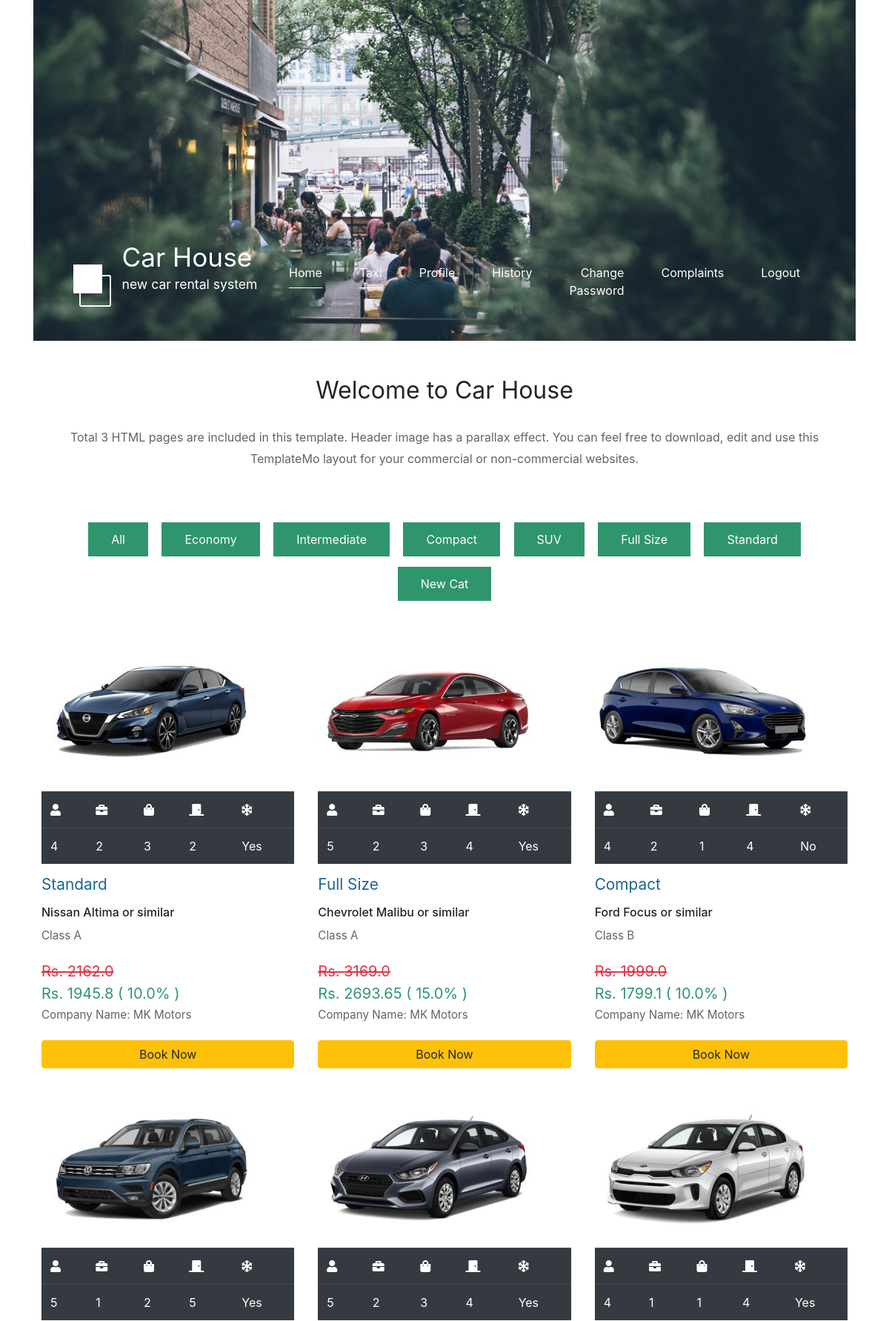
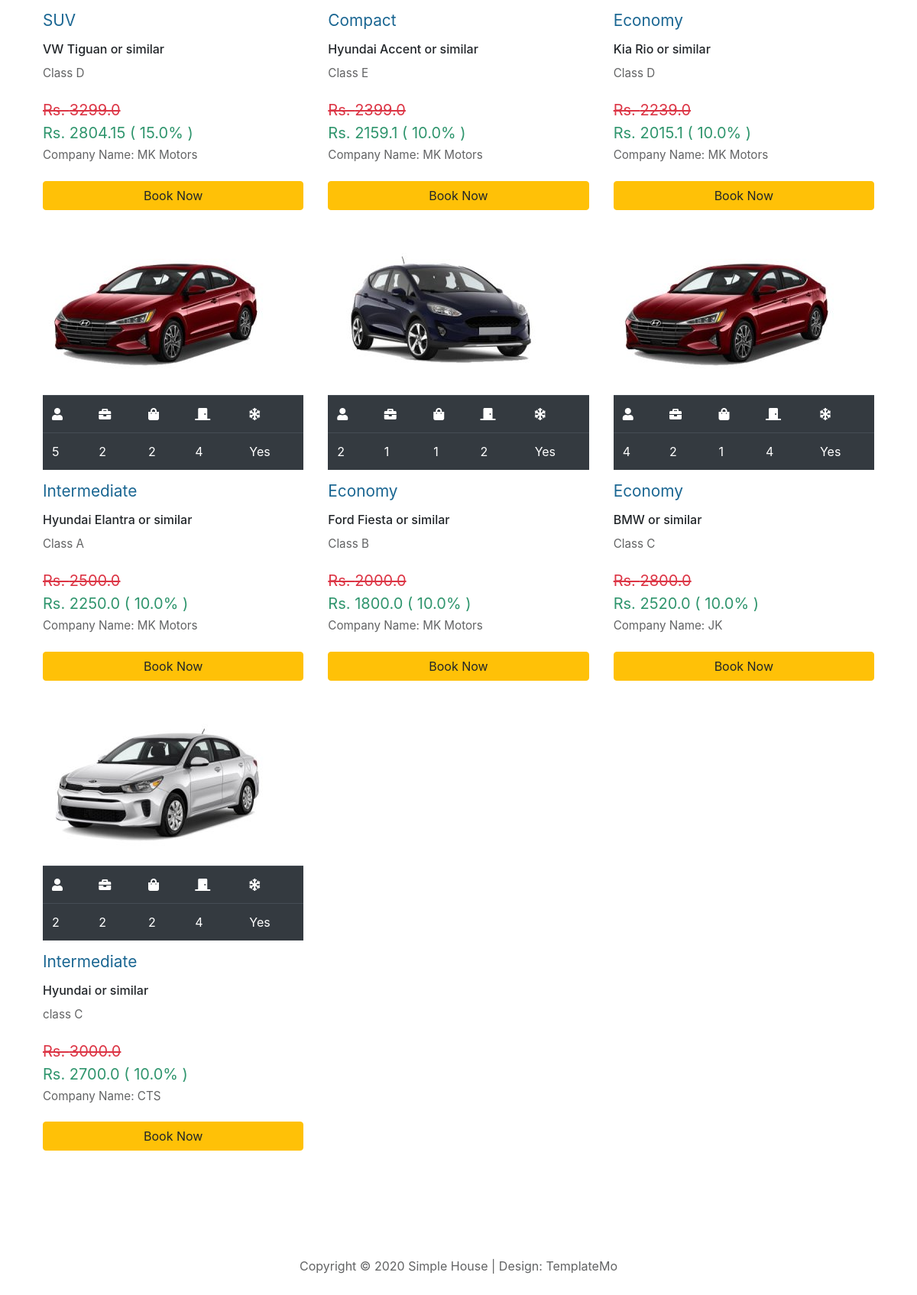
The page /user/ on the database its author committed (2 pictures, top to bottom).
### adminapp/models.py (models this page shows, shortened)
class Category(models.Model):
    category_name = models.CharField(
        max_length=50,
        verbose_name='Category'
    )

class Car(models.Model):
    name = models.CharField(
        max_length=50,
        verbose_name='Car Name'
    )
    description = models.TextField(
        max_length=300,
        verbose_name='Description',
        null=True
    )
    image = models.FileField(
        upload_to='Cars',
        max_length=300
    )
    passanger = models.IntegerField(
        verbose_name='Adult Passanger'
    )
    large_luggage = models.IntegerField(
        verbose_name='Large Luggage'
    )
    small_luggage = models.IntegerField(
        verbose_name='Small Luggage'
    )
    doors = models.IntegerField(
        verbose_name='No of Doors'
    )
    air_condition = models.BooleanField(
        default=False,
        verbose_name='A/C Status'
    )
    rent_amount = models.FloatField(
        verbose_name='Rent Amount'
    )
    category = models.ForeignKey(
        to=Category,
        on_delete=models.CASCADE
    )
    status = models.BooleanField(
        default=True
    )
    vendor = models.ForeignKey(
        to=User,
        on_delete=models.CASCADE
    )
    offer = models.ForeignKey(
        null=True,
        to=Offer,
        on_delete=models.CASCADE
    )
    mode = models.CharField(
        max_length=20,
        default='rent'
    )
    kilometer = models.CharField(
        default='',
        max_length=50,
        verbose_name='Kilometer Details'
    )
    def offer_price(self):
        if self.offer != None:
            return self.rent_amount-(self.rent_amount*self.offer.discount)/100
        else:
            return 0

class Offer(models.Model):
    discount = models.FloatField(
        verbose_name='Discount Offer'
    )
    status = models.BooleanField(
        default=False
    )

class User(AbstractUser):
    address = models.TextField(
        max_length=100,
        null=True,
        verbose_name='Address'
    )
    phone = models.BigIntegerField(
        null=True,
        verbose_name='Phone Number'
    )
    company_name = models.CharField(
        max_length=30,
        null=True,
        default='None',
        verbose_name='Company Name'
    )
    user_type = models.CharField(
        max_length=30,
        default='admin'
    )

### userapp/views.py (the view)
# urls.py: 2. Add a URL to urlpatterns:  path('', views.home, name='home')
def home(request):
    if request.method == 'GET':
        context = {}
        obj = Car.objects.filter(status=True,mode='rent')
        context['cat'] = Category.objects.all()
        context['data'] = obj
        return render(request,'user/home.html',context)

### templates/user/home.html (shortened to what this page needs)
{% extends 'user/shared/base.html' %}
{% load static %}
{% block content %}
<header class="row p-5 text-center">
    <h2 class="col-12 text-center tm-section-title">Welcome to Car House</h2>
    <p class="col-12 text-center">Total 3 HTML pages are included in this template. Header image has a parallax effect. You can feel free to download, edit and use this TemplateMo layout for your commercial or non-commercial websites.</p>
</header>
<div class="tm-paging-links">
    <nav>
        <ul>
            <li class="tm-paging-item"><a href="{% url 'home' %}" class="tm-paging-link active">All</a></li>
            {% for i in cat %}
                <li class="tm-paging-item"><a href="{% url 'filter' cat=i.category_name %}" class="tm-paging-link active">{{ i.category_name }}</a></li>
            {% endfor %}
        </ul>
    </nav>
</div>
<div class="row tm-gallery">
    <div id="tm-gallery-page-pizza" class="tm-gallery-page">
        {% for i in data %}
        <article class="col-sm-4 tm-gallery-item p-3">
            <figure>
                <img src="/media/{{ i.image }}" alt="Image" class="img-fluid tm-gallery-img" />
                <figcaption>
                    <table class="table table-dark">
                        <tr>
                            <td><abbr title="Adult Passangers"><i class="fa fa-user" aria-hidden="true"></i></abbr></td>
                            <td><abbr title="Large Sutecase"><i class="fa fa-briefcase" aria-hidden="true"></i></abbr></td>
                            <td><abbr title="Small Sutecase"><i class="fa fa-shopping-bag" aria-hidden="true"></i></abbr></td>
                            <td><abbr title="No. of Doors"><i class="fas fa-door-closed    "></i></abbr></td>
                            <td><abbr title="Air Condition"><i class="fas fa-snowflake    "></i></abbr></td>
                        </tr>
                        <tr>
                            <td>{{ i.passanger }}</td>
                            <td>{{ i.large_luggage }}</td>
                            <td>{{ i.small_luggage }}</td>
                            <td>{{ i.doors }}</td>
                            <td>
                                {% if i.air_condition %}
                                    Yes
                                {% else %}
                                    No
                                {% endif %}
                            </td>
                        </tr>
                    </table>
                    <h3 class="tm-gallery-title">{{ i.category.category_name }}</h3>
                    <h6>{{ i.name }} or similar</h6>
                    <p class="tm-gallery-description">{{ i.description }}</p>
                    {% if i.offer_price == None %}
                    <span class="tm-gallery-price text-danger"><del>Rs. {{ i.rent_amount }}</del></span><br>
                    <span class="tm-gallery-price"> Rs. {{ i.rent_amount }}</span>
                    {% else %}
                    <span class="tm-gallery-price text-danger"><del>Rs. {{ i.rent_amount }}</del></span><br>
                    <span class="tm-gallery-price"> Rs. {{ i.offer_price }} ( {{ i.offer.discount }}% )</span>
                    {% endif %}
                    <p class="tm-gallery-description">Company Name: {{ i.vendor.company_name }}</p>
                    <a href="{% url 'user_booking' id=i.id %}" class="btn btn-warning btn-block mt-2">Book Now</a>
                </figcaption>
            </figure>
        </article>
        {% endfor %}
    </div>
</div>
{% endblock content %}

### templates/user/shared/base.html (shortened to what this page needs)
{% load static %}
<!DOCTYPE html>
<html>
<head>
	<link href="{% static 'css/templatemo-style.css' %}" rel="stylesheet" />
    <link rel="stylesheet" href="https://stackpath.bootstrapcdn.com/bootstrap/4.3.1/css/bootstrap.min.css">
	<link rel="stylesheet" href="https://cdnjs.cloudflare.com/ajax/libs/font-awesome/5.14.0/css/all.css">
</head>
<body>
	<div class="container">
        {% include 'user/shared/navbar.html' %}
		<main>
            {% block content %}
            {% endblock content %}
		</main>
		<footer class="tm-footer text-center">
			<p>Copyright &copy; 2020 Simple House
            | Design: <a rel="nofollow" href="https://templatemo.com">TemplateMo</a></p>
		</footer>
	</div>
</body>
</html>

### templates/user/shared/navbar.html
{% load static %}
<div class="placeholder">
    <div class="parallax-window" data-parallax="scroll" data-image-src="{% static 'img/simple-house-01.jpg' %}">
        <div class="tm-header">
            <div class="row tm-header-inner">
                <div class="col-md-6 col-12">
                    <img src="{% static 'img/simple-house-logo.png' %}" alt="Logo" class="tm-site-logo" />
                    <div class="tm-site-text-box">
                        <h1 class="tm-site-title">Car House</h1>
                        <h6 class="tm-site-description">new car rental system</h6>
                    </div>
                </div>
                <nav class="col-md-6 col-12 tm-nav">
                    <ul class="tm-nav-ul">
                        <li class="tm-nav-li"><a href="{% url 'home' %}" class="tm-nav-link active">Home</a></li>
                        <li class="tm-nav-li"><a href="{% url 'user_taxi' %}" class="tm-nav-link active">Taxi</a></li>
                        <li class="tm-nav-li"><a href="{% url 'profile' %}" class="tm-nav-link">Profile</a></li>
                        <li class="tm-nav-li"><a href="{% url 'history' %}" class="tm-nav-link">History</a></li>
                        <li class="tm-nav-li"><a href="{% url 'change_password' %}" class="tm-nav-link">Change Password</a></li>
                        <li class="tm-nav-li"><a href="{% url 'user_complaints' %}" class="tm-nav-link">Complaints</a></li>
                        <li class="tm-nav-li"><a href="{% url 'logout' %}" class="tm-nav-link">Logout</a></li>
                    </ul>
                </nav>
            </div>
        </div>
    </div>
</div>

### static/css/templatemo-style.css (style rules this page uses)
ul, nav, body, h1, h2, h4, h6, p, figure { margin: 0; padding: 0; }
a, button { transition: all 0.3s ease; }
html { box-sizing: border-box; -ms-overflow-style: scrollbar; }
*, *::before, *::after { box-sizing: inherit; }
.container { width: 100%; max-width: 1200px; margin-right: auto; margin-left: auto; }
.row { display: -ms-flexbox; display: flex; -ms-flex-wrap: wrap; flex-wrap: wrap; margin-left: -15px; margin-right: -15px; }
.col-lg-3, .col-lg-4, .col-lg-6, .col-md-4, .col-md-6, .col-sm-6, .col-12 { position: relative; width: 100%; padding-right: 15px; padding-left: 15px; }
.col-12 { -ms-flex: 0 0 100%; flex: 0 0 100%; max-width: 100%; }
@media (min-width: 768px) { .col-md-6 { -ms-flex: 0 0 50%; flex: 0 0 50%; max-width: 50%; } }
.text-center { text-align: center; }
.img-fluid { max-width: 100%; height: auto; }
body { font-family: 'Open Sans', Arial, sans-serif; font-size: 17px; background-color: #ccc; overflow-x: hidden; }
.container { background-color: white; }
p, address { color: #626364; line-height: 1.8; }
.placeholder { width: 100%; min-height: 460px; background-color: #556E5B; }
.parallax-window { min-height: 460px; background: transparent; position: relative; }
.tm-header { position: absolute; bottom: 0; left: 0; width: 100%; color: white; z-index: 1000; }
.tm-header-inner { padding: 40px 50px; }
.tm-site-logo { display: inline-block; margin-right: 5px; }
.tm-site-text-box { display: inline-block; }
.tm-site-title { font-size: 2.2rem; font-weight: 400; margin-bottom: 5px; }
.tm-site-description { font-size: 1.1rem; font-weight: 400; }
.tm-nav { text-align: right; margin-top: 30px; }
.tm-nav-ul { display: flex; justify-content: flex-end; }
.tm-nav-li { list-style: none; display: block; margin-bottom: 0; padding-right: 25px; padding-left: 25px; }
.tm-nav-link { color: white; text-decoration: none; padding-bottom: 10px; }
.tm-nav-link.active, .tm-nav-link:hover { border-bottom: 1px solid white; }
.tm-section-title { font-size: 2rem; font-weight: 400; margin-bottom: 30px; }
.tm-gallery { margin-bottom: 80px; }
.tm-gallery-page { max-width: 280px; margin-left: auto; margin-right: auto; display: -ms-flexbox; display: flex; -ms-flex-wrap: wrap; flex-wrap: wrap; }
.tm-gallery-description { font-size: 0.95rem; }
@media (min-width: 576px) { .tm-gallery-page { max-width: 560px; } }
@media (min-width: 768px) { .tm-gallery-page, .tm-section, .tm-container-inner, .tm-container-inner-2 { max-width: 840px; } }
@media (min-width: 992px) { .tm-gallery-page, .tm-section { max-width: 1120px; } }
.tm-gallery-item { max-width: 280px; }
.tm-gallery-img { margin-bottom: 20px; }
.tm-gallery-title { font-size: 1.3rem; font-weight: 400; color: #1A6692; margin-bottom: 15px; }
.tm-gallery-description { margin-bottom: 20px; }
.tm-gallery-price { font-size: 1.25rem; color: #2F956D; margin-bottom: 60px; }
.tm-paging-links { text-align: center; margin-bottom: 40px; }
.tm-paging-item { list-style: none; display: inline-block; border: 1px solid #2F956D; margin: 7px; }
.tm-paging-link { padding: 10px 30px; display: flex; align-items: center; justify-content: center; text-decoration: none; color: #2F956D; background-color: transparent; }
.tm-paging-link.active, .tm-paging-link:hover { background-color: #2F956D; color: white; }
.tm-footer { padding: 25px 15px; margin-top: 40px; }
.tm-footer a { color: #626364; text-decoration: none; }

### rows shown on the page
Category: category_name "Economy"
Category: category_name "Intermediate"
Category: category_name "Compact"
Category: category_name "SUV"
Category: category_name "Full Size"
Category: category_name "Standard"
Category: category_name "New Cat"
Car: image (picture), passanger "4", large_luggage "2", small_luggage "3", doors "2", air_condition "Yes", category.category_name "Standard", name "Nissan Altima", description "Class A", rent_amount "2162.0", offer_price "1945.8", offer.discount "10.0", vendor.company_name "MK Motors"
Car: image (picture), passanger "5", large_luggage "2", small_luggage "3", doors "4", air_condition "Yes", category.category_name "Full Size", name "Chevrolet Malibu", description "Class A", rent_amount "3169.0", offer_price "2693.65", offer.discount "15.0", vendor.company_name "MK Motors"
Car: image (picture), passanger "4", large_luggage "2", small_luggage "1", doors "4", air_condition "No", category.category_name "Compact", name "Ford Focus", description "Class B", rent_amount "1999.0", offer_price "1799.1", offer.discount "10.0", vendor.company_name "MK Motors"
Car: image (picture), passanger "5", large_luggage "1", small_luggage "2", doors "5", air_condition "Yes", category.category_name "SUV", name "VW Tiguan", description "Class D", rent_amount "3299.0", offer_price "2804.15", offer.discount "15.0", vendor.company_name "MK Motors"
Car: image (picture), passanger "5", large_luggage "2", small_luggage "3", doors "4", air_condition "Yes", category.category_name "Compact", name "Hyundai Accent", description "Class E", rent_amount "2399.0", offer_price "2159.1", offer.discount "10.0", vendor.company_name "MK Motors"
Car: image (picture), passanger "4", large_luggage "1", small_luggage "1", doors "4", air_condition "Yes", category.category_name "Economy", name "Kia Rio", description "Class D", rent_amount "2239.0", offer_price "2015.1", offer.discount "10.0", vendor.company_name "MK Motors"
Car: image (picture), passanger "5", large_luggage "2", small_luggage "2", doors "4", air_condition "Yes", category.category_name "Intermediate", name "Hyundai Elantra", description "Class A", rent_amount "2500.0", offer_price "2250.0", offer.discount "10.0", vendor.company_name "MK Motors"
Car: image (picture), passanger "2", large_luggage "1", small_luggage "1", doors "2", air_condition "Yes", category.category_name "Economy", name "Ford Fiesta", description "Class B", rent_amount "2000.0", offer_price "1800.0", offer.discount "10.0", vendor.company_name "MK Motors"
Car: image (picture), passanger "4", large_luggage "2", small_luggage "1", doors "4", air_condition "Yes", category.category_name "Economy", name "BMW", description "Class C", rent_amount "2800.0", offer_price "2520.0", offer.discount "10.0", vendor.company_name "JK"
Car: image (picture), passanger "2", large_luggage "2", small_luggage "2", doors "4", air_condition "Yes", category.category_name "Intermediate", name "Hyundai", description "class C", rent_amount "3000.0", offer_price "2700.0", offer.discount "10.0", vendor.company_name "CTS"
